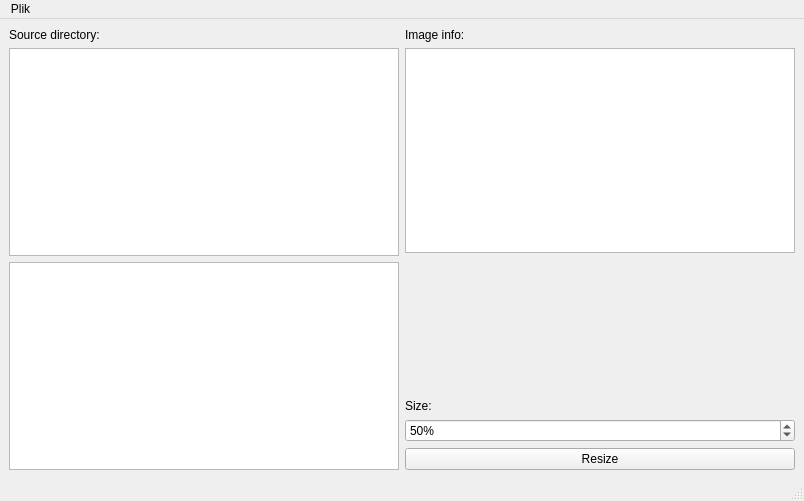
<?xml version="1.0" encoding="UTF-8"?>
<ui version="4.0">
 <class>MainWindow</class>
 <widget class="QMainWindow" name="MainWindow">
  <property name="geometry">
   <rect>
    <x>0</x>
    <y>0</y>
    <width>804</width>
    <height>501</height>
   </rect>
  </property>
  <property name="minimumSize">
   <size>
    <width>650</width>
    <height>480</height>
   </size>
  </property>
  <property name="windowTitle">
   <string>Images Resizer</string>
  </property>
  <widget class="QWidget" name="centralwidget">
   <layout class="QVBoxLayout" name="verticalLayout">
    <item>
     <layout class="QHBoxLayout" name="horizontalLayout_2">
      <property name="sizeConstraint">
       <enum>QLayout::SetNoConstraint</enum>
      </property>
      <item>
       <layout class="QGridLayout" name="gridLayout">
        <item row="0" column="0">
         <widget class="QLabel" name="label_4">
          <property name="text">
           <string>Source directory:</string>
          </property>
         </widget>
        </item>
        <item row="1" column="0">
         <widget class="QTreeView" name="treeView"/>
        </item>
        <item row="2" column="0">
         <widget class="QListView" name="listView"/>
        </item>
       </layout>
      </item>
      <item>
       <layout class="QVBoxLayout" name="verticalLayout_5">
        <item>
         <layout class="QVBoxLayout" name="verticalLayout_4">
          <item>
           <widget class="QLabel" name="label_3">
            <property name="text">
             <string>Image info:</string>
            </property>
           </widget>
          </item>
          <item>
           <widget class="QTextEdit" name="textEdit"/>
          </item>
          <item>
           <spacer name="verticalSpacer">
            <property name="orientation">
             <enum>Qt::Vertical</enum>
            </property>
            <property name="sizeType">
             <enum>QSizePolicy::Minimum</enum>
            </property>
            <property name="sizeHint" stdset="0">
             <size>
              <width>40</width>
              <height>60</height>
             </size>
            </property>
           </spacer>
          </item>
         </layout>
        </item>
        <item>
         <spacer name="verticalSpacer_2">
          <property name="orientation">
           <enum>Qt::Vertical</enum>
          </property>
          <property name="sizeType">
           <enum>QSizePolicy::Maximum</enum>
          </property>
          <property name="sizeHint" stdset="0">
           <size>
            <width>20</width>
            <height>80</height>
           </size>
          </property>
         </spacer>
        </item>
        <item>
         <layout class="QHBoxLayout" name="horizontalLayout">
          <item>
           <layout class="QVBoxLayout" name="verticalLayout_2">
            <item>
             <widget class="QLabel" name="label">
              <property name="text">
               <string>Size:</string>
              </property>
             </widget>
            </item>
            <item>
             <widget class="QSpinBox" name="spinBox">
              <property name="suffix">
               <string>%</string>
              </property>
              <property name="value">
               <number>50</number>
              </property>
             </widget>
            </item>
           </layout>
          </item>
         </layout>
        </item>
        <item>
         <widget class="QPushButton" name="pushButton">
          <property name="text">
           <string>Resize</string>
          </property>
         </widget>
        </item>
       </layout>
      </item>
     </layout>
    </item>
   </layout>
  </widget>
  <widget class="QMenuBar" name="menubar">
   <property name="geometry">
    <rect>
     <x>0</x>
     <y>0</y>
     <width>804</width>
     <height>22</height>
    </rect>
   </property>
   <widget class="QMenu" name="menuPlik">
    <property name="title">
     <string>Plik</string>
    </property>
    <addaction name="actionOtw_rz_folder"/>
    <addaction name="actionZmie_rozmiar"/>
    <addaction name="separator"/>
    <addaction name="actionZamknij"/>
   </widget>
   <addaction name="menuPlik"/>
  </widget>
  <widget class="QStatusBar" name="statusbar"/>
  <action name="actionOtw_rz_folder">
   <property name="text">
    <string>Otwórz folder</string>
   </property>
  </action>
  <action name="actionZamknij">
   <property name="text">
    <string>Zamknij</string>
   </property>
  </action>
  <action name="actionZmie_rozmiar">
   <property name="text">
    <string>Zmień rozmiar</string>
   </property>
  </action>
 </widget>
 <resources/>
 <connections/>
</ui>
